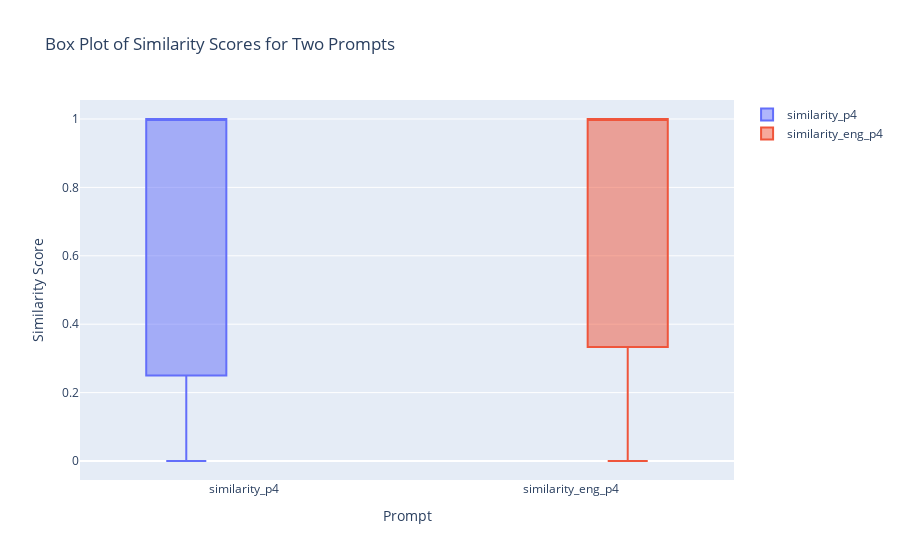

The notebook cell this image was saved under:
### Markdown cell above
Box plot

### Code cell
import plotly.graph_objects as go
fig = go.Figure()

fig.add_trace(go.Box(y=dataset['similarity_p4'], name='similarity_p4'))
fig.add_trace(go.Box(y=dataset['similarity_eng_p4'], name='similarity_eng_p4'))

# Update layout
fig.update_layout(
    title='Box Plot of Similarity Scores for Two Prompts',
    yaxis_title='Similarity Score',
    xaxis_title='Prompt',
    boxmode='group'  # group the box plots together
)

# Show plot
fig.show()

### Figure 1 — Plotly figure (JSON) as saved in the notebook; plotly's stock layout.template omitted (floating-point values rounded to 4 significant figures)
{"data": [{"name": "similarity_p4", "type": "box", "y": [0, 1, 1, 0.5, 1, 0, 1, 0.25, 0, 1, 1, 1, 0.25, 1, 1, 0.5, 1, 0, 1, 1, 0.2, 1, 1, 0.1667, 1, 0.1667, 1, 0, 1, 0.25, 1, 0, 1, 1, 1, 1, 0, 1, 0.5, 1, 0.3333, 1, 1, 1, 1, 0.3333, 1, 0, 1, 0.3333, 1, 0, 1, 1, 0.5, 1, 0.25, 0.25, 0, 1, 1, 0.25, 1, 0.5, 1, 1, 1, 1, 1, 1, 0, 1, 1, 1, 1, 0.3333, 0.1667, 1, 1, 0, 1, 0.5, 0.25, 1, 0.5, 1, 1, 0, 1, 1, 0.25, 1, 1, 0.5, 1, 0.25, 1, 1, 1, 1]}, {"name": "similarity_eng_p4", "type": "box", "y": [1, 1, 1, 1, 1, 1, 1, 0.25, 1, 1, 1, 1, 0.25, 1, 1, 0.3333, 1, 0, 1, 1, 0.25, 1, 1, 0, 1, 0.1667, 1, 0, 1, 0.1429, 1, 0, 1, 1, 0, 0.3333, 1, 1, 0.5, 1, 0.3333, 1, 1, 1, 1, 0.3333, 1, 0.3333, 1, 0.3333, 1, 0, 1, 1, 0, 1, 0.25, 0.25, 1, 1, 1, 0.2, 1, 0.5, 1, 1, 0, 1, 1, 1, 0.3333, 1, 1, 1, 1, 0.25, 0.1667, 1, 1, 1, 1, 0.5, 0.25, 1, 0.5, 1, 0, 0.25, 1, 1, 0.25, 1, 1, 0.5, 1, 0.25, 1, 1, 1, 0]}], "layout": {"boxmode": "group", "title": {"text": "Box Plot of Similarity Scores for Two Prompts"}, "xaxis": {"title": {"text": "Prompt"}}, "yaxis": {"title": {"text": "Similarity Score"}}}}
